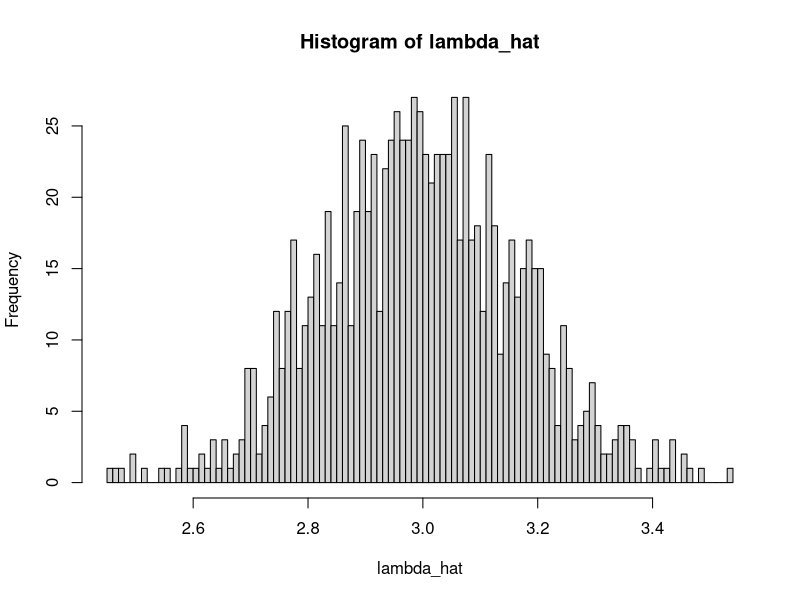

Source code (R):
# illustrate the sampling distribution of our poisson estimator

lambda <- 3
N <- 100  # sample size
n_reps <- 1000  # number of imagined repeated studies

lambda_hat <- numeric(n_reps)  # a (now empty) container
for (i in 1:n_reps) {
  y <- rpois(N, lambda = lambda)  # simulate a dataset (or "study")
  lambda_hat[i] <- mean(y)  # compute ml estimate
  
  # slowly print first 10 simulated studies
  if (i <= 7) {
    Sys.sleep(0.5)
    cat(paste0("Doing the study... "))    
    Sys.sleep(2.5)
    cat(paste0("done.\n\nStudy ", i, ": lambda-hat = ", round(lambda_hat[i], 2), "\n\n"))    
  }
  if (i == 7) cat("[Delays are fake. Computers are fast. Only first 7 shown; we did a bunch more as well.]\n\n")
}

mean(lambda_hat) - lambda  # mc estimate of bias
sd(lambda_hat)  # mc estimate of se
hist(lambda_hat, breaks = 100)
